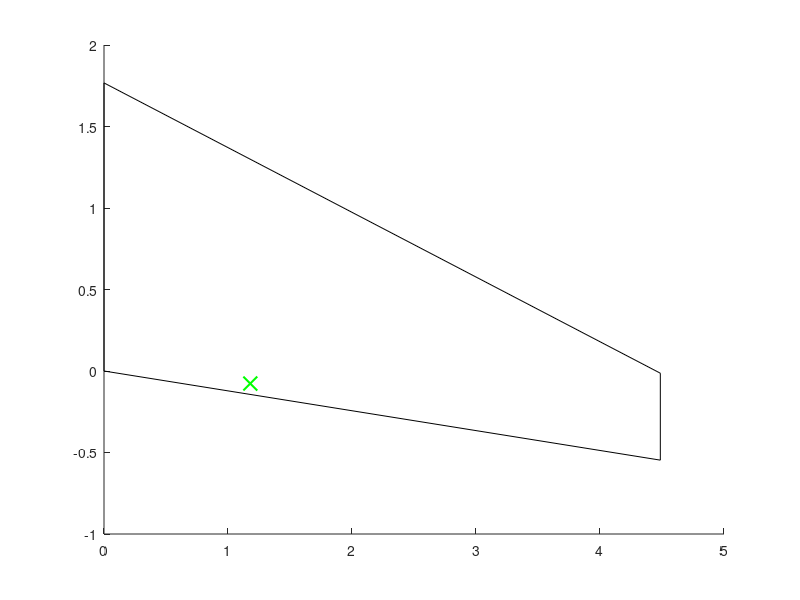

Write the MATLAB code that produced this figure. (Note: this script raises an error after producing the figure.)
clear
clc
load('locations')
load('wing')
load('uc')

struct = wing;

offset_from_center = 1.18;


% uc_lim = [4.95];
uc_lim=[5.16];



span_percent = (offset_from_center/(0.5*wing.b));
chord_offset = wing.Croot - ((wing.Croot-wing.Ctip )* span_percent);
LE_offset = offset_from_center*tand(wing.sweepLE);
TE_offset = offset_from_center*tand(wing.sweepTE);

uc_lim_transformed = wing.Croot - (uc_lim-(locations.x_wing));

figure 
hold on

rhs_wing = [0,0;
            0,struct.Croot;
            struct.b/2,struct.Croot - (0.5*struct.b * tand(struct.sweepLE));
            struct.b/2,(struct.Croot - (0.5*struct.b * tand(struct.sweepLE)) - struct.Ctip);
            0,0;
]
% lhs_wing = [0,0;
%             0,struct.Croot;
%             -struct.b/2,struct.Croot - (0.5*struct.b * tand(struct.sweepLE));
%             -struct.b/2,(struct.Croot - (0.5*struct.b * tand(struct.sweepLE)) - struct.Ctip);
%             0,0;
% ]

plot(rhs_wing(:,1),rhs_wing(:,2),'color','black');

plot(offset_from_center,mean(uc_lim_transformed),'x','color','green','markersize',10,'linewidth',1.5)

xline(offset_from_center,'--','color','blue')
xline(0.84,'-','Fuselage','color','red','linewidth',1.2)
yline(uc_lim_transformed(1),'--','color','blue')
yline(uc_lim_transformed(2),'--','color','blue')

grid on
grid minor
axis equal
